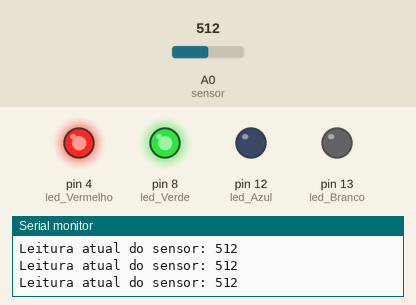
Recording of a sketch running on a simulated Arduino Uno, built with avr-gcc and run on an emulated ATmega328P. On the bench: output pins drawn as LEDs (lit = HIGH), the last lines printed to the serial monitor. The inputs (shaded band) are chosen by the test bench; at power-on: A0 (sensor) = 512.

Above: at 1.2 s.
1.3 s: A0 (sensor) set to 492
At 2.5 s:
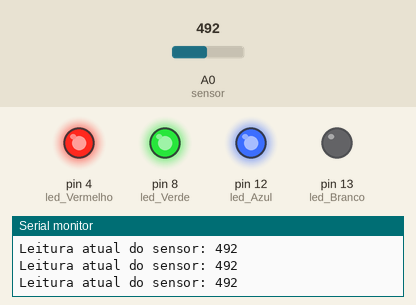
2.8 s: A0 (sensor) set to 261
4.3 s: A0 (sensor) set to 242
At 4.9 s:
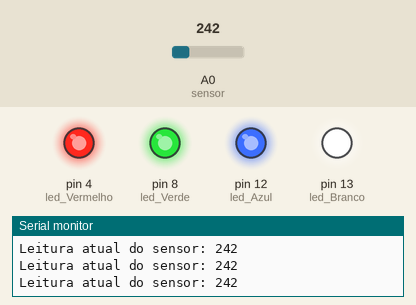
5.8 s: A0 (sensor) set to 760
At 7.0 s:
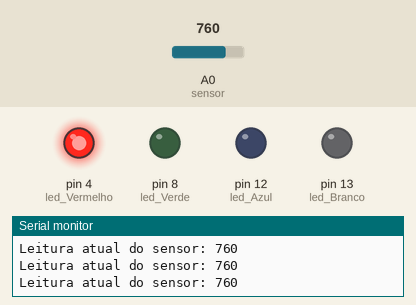
7.3 s: A0 (sensor) set to 887
8.8 s: A0 (sensor) set to 911
At 9.6 s:
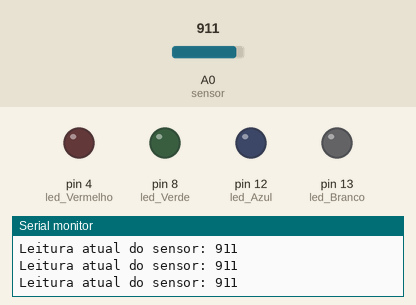
Timing chart, 0 to 11.3 s (numbered marks = the images above; inputs shaded):
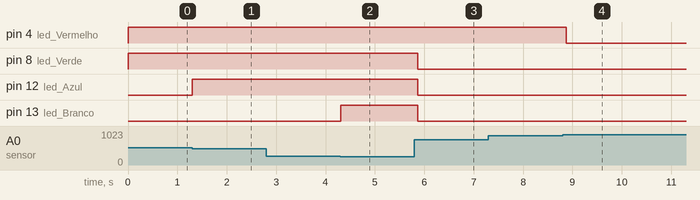

The sketch:

sketch_light_meter.ino
```cpp
// PROTÓTIPO: SENSOR DE LUZ (LDR) PARA ACIONAMENTO DE LED
// para ligar e desligar o LED de acordo com a incidencia de luz sobre o fotoresistor (LDR)
int led_Vermelho = 4;                                 // Define o Led Vermelho na porta 4
int led_Verde = 8;                                    // Define o Led Vermelho na porta 8
int led_Azul = 12;                                    // Define o Led Vermelho na porta 12
int led_Branco = 13;                                  // Define o Led Vermelho na porta 13
int sensor = A0;                                      // Define o fotoresistor (LDR) no pino analógico A0
int sensorValue = 0;                                  // Armazena o valor de leitura analógica do fotoresistor (LDR)

void ledVermelho(){
  digitalWrite(led_Vermelho, HIGH);
}

void setup() {
  pinMode(led_Vermelho, OUTPUT);                      // Define o LED Vermelho como uma saída
  pinMode(led_Verde, OUTPUT);                         // Define o LED Vermelho como uma saída
  pinMode(led_Azul, OUTPUT);                          // Define o LED Vermelho como uma saída
  pinMode(led_Branco, OUTPUT);                        // Define o LED Vermelho como uma saída
  pinMode(sensor, INPUT);                             // Define o fotoresistor (LDR) como uma entrada
  Serial.begin(9600);                                 // Inicia a comunicação serial com uma taxa de transmissão de 9600 boud rate
}

void loop(){
  sensorValue = analogRead(sensor);                   // Lê o valor atual do fotoresistor (LDR)
  if (sensorValue < 250) {                            // Condição 1: Muito escuro (os 4 LEDs acendem)
    digitalWrite(led_Vermelho, HIGH);
    digitalWrite(led_Verde, HIGH);
    digitalWrite(led_Azul, HIGH);
    digitalWrite(led_Branco, HIGH);
  }

  else if (sensorValue < 500) {                       // Condição 2: Escuro (3 LEDs acendem)
    digitalWrite(led_Vermelho, HIGH);
    digitalWrite(led_Verde, HIGH);
    digitalWrite(led_Azul, HIGH);
    digitalWrite(led_Branco, LOW);
  }

  else if (sensorValue < 750) {                       // Condição 3: Meia-luz (2 LEDs acendem)
    digitalWrite(led_Vermelho, HIGH);
    digitalWrite(led_Verde, HIGH);
    digitalWrite(led_Azul, LOW);
    digitalWrite(led_Branco, LOW);
  }

  else if (sensorValue < 900) {                       // Condição 4: Pouca luz (apenas o LED vermelho acende)
    digitalWrite(led_Vermelho, HIGH);
    digitalWrite(led_Verde, LOW);
    digitalWrite(led_Azul, LOW);
    digitalWrite(led_Branco, LOW);
  }

  else {                                              // Condição 5: Claro (todos os LEDs apagados)
    digitalWrite(led_Vermelho, LOW);
    digitalWrite(led_Verde, LOW);
    digitalWrite(led_Azul, LOW);
    digitalWrite(led_Branco, LOW);
  }

  Serial.print ("Leitura atual do sensor: ");         // Imprime as leituras atuais no monitor serial da IDE do Arduino
  Serial.println(sensorValue);
  delay(130);
}
```

Measured:
- the behaviour switches between 500 and 499 on A0 (sensor) (found by bisection; images 0 and 1)
- the behaviour switches between 250 and 249 on A0 (sensor) (found by bisection; images 1 and 2)
- the behaviour switches between 899 and 900 on A0 (sensor) (found by bisection; images 3 and 4)
- after the input at 1.3 s, pin 12 (led_Azul): LOW → HIGH at once
- after the input at 4.3 s, pin 13 (led_Branco): LOW → HIGH at once
- after the input at 5.8 s, pin 8 (led_Verde), pin 12 (led_Azul), pin 13 (led_Branco): HIGH → LOW after 0.07 s
- after the input at 8.8 s, pin 4 (led_Vermelho): HIGH → LOW after 0.07 s
